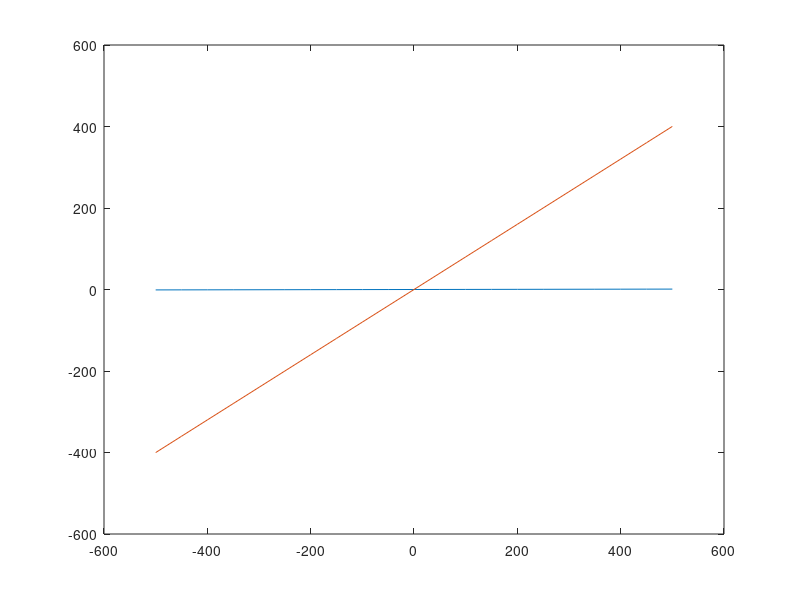

The MATLAB source for this figure:

clear all;
clear;

rcData = [1000:50:2000];
% length(rcData)        % 21

rcCommand = zeros(1,21);
rcCommandf1 = zeros(1,21);
rcCommandf2 = zeros(1,21);
rcCommandAbs = zeros(1,21);

for i = 1:length(rcData)
    rcCommand(i) = rcData(i) - 1500;
end

for j = 1:length(rcData)
    rcCommandf1(j) = rcCommand(j) / 500.0;
end

figure;
plot(rcCommand(:), rcCommandf1(:));

for k = 1:length(rcData)
    rcCommandAbs(k) = abs(rcCommandf1(k));
end

expo = 20;
expof = expo / 100.0;

for l = 1:length(rcData)
   rcCommandf2(l) = rcCommandf1(l) * rcCommandAbs(l) * rcCommandAbs(l) * rcCommandAbs(l) * expof + rcCommand(l) * (1 - expof);
end

hold on;
plot(rcCommand(:), rcCommandf2(:));
